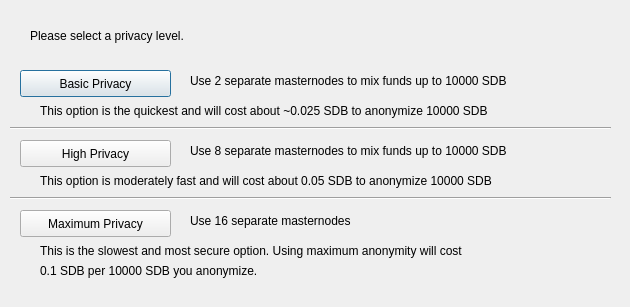
<?xml version="1.0" encoding="UTF-8"?>
<ui version="4.0">
 <class>ObfuscationConfig</class>
 <widget class="QDialog" name="ObfuscationConfig">
  <property name="geometry">
   <rect>
    <x>0</x>
    <y>0</y>
    <width>630</width>
    <height>307</height>
   </rect>
  </property>
  <property name="windowTitle">
   <string>Configure Obfuscation</string>
  </property>
  <widget class="QPushButton" name="buttonBasic">
   <property name="geometry">
    <rect>
     <x>20</x>
     <y>70</y>
     <width>151</width>
     <height>27</height>
    </rect>
   </property>
   <property name="text">
    <string>Basic Privacy</string>
   </property>
  </widget>
  <widget class="QPushButton" name="buttonHigh">
   <property name="geometry">
    <rect>
     <x>20</x>
     <y>140</y>
     <width>151</width>
     <height>27</height>
    </rect>
   </property>
   <property name="text">
    <string>High Privacy</string>
   </property>
  </widget>
  <widget class="QPushButton" name="buttonMax">
   <property name="geometry">
    <rect>
     <x>20</x>
     <y>210</y>
     <width>151</width>
     <height>27</height>
    </rect>
   </property>
   <property name="text">
    <string>Maximum Privacy</string>
   </property>
  </widget>
  <widget class="QLabel" name="label">
   <property name="geometry">
    <rect>
     <x>30</x>
     <y>20</y>
     <width>571</width>
     <height>31</height>
    </rect>
   </property>
   <property name="text">
    <string>Please select a privacy level.</string>
   </property>
  </widget>
  <widget class="QLabel" name="label_2">
   <property name="geometry">
    <rect>
     <x>190</x>
     <y>70</y>
     <width>421</width>
     <height>21</height>
    </rect>
   </property>
   <property name="text">
    <string>Use 2 separate masternodes to mix funds up to 10000 SDB</string>
   </property>
  </widget>
  <widget class="QLabel" name="label_3">
   <property name="geometry">
    <rect>
     <x>190</x>
     <y>140</y>
     <width>411</width>
     <height>21</height>
    </rect>
   </property>
   <property name="text">
    <string>Use 8 separate masternodes to mix funds up to 10000 SDB</string>
   </property>
  </widget>
  <widget class="QLabel" name="label_4">
   <property name="geometry">
    <rect>
     <x>190</x>
     <y>210</y>
     <width>421</width>
     <height>21</height>
    </rect>
   </property>
   <property name="text">
    <string>Use 16 separate masternodes</string>
   </property>
  </widget>
  <widget class="QLabel" name="label_6">
   <property name="geometry">
    <rect>
     <x>40</x>
     <y>100</y>
     <width>561</width>
     <height>21</height>
    </rect>
   </property>
   <property name="text">
    <string>This option is the quickest and will cost about ~0.025 SDB to anonymize 10000 SDB</string>
   </property>
  </widget>
  <widget class="QLabel" name="label_7">
   <property name="geometry">
    <rect>
     <x>40</x>
     <y>170</y>
     <width>561</width>
     <height>21</height>
    </rect>
   </property>
   <property name="text">
    <string>This option is moderately fast and will cost about 0.05 SDB to anonymize 10000 SDB</string>
   </property>
  </widget>
  <widget class="QLabel" name="label_8">
   <property name="geometry">
    <rect>
     <x>40</x>
     <y>240</y>
     <width>561</width>
     <height>21</height>
    </rect>
   </property>
   <property name="text">
    <string>This is the slowest and most secure option. Using maximum anonymity will cost</string>
   </property>
  </widget>
  <widget class="QLabel" name="label_9">
   <property name="geometry">
    <rect>
     <x>40</x>
     <y>260</y>
     <width>561</width>
     <height>21</height>
    </rect>
   </property>
   <property name="text">
    <string>0.1 SDB per 10000 SDB you anonymize.</string>
   </property>
  </widget>
  <widget class="Line" name="line">
   <property name="geometry">
    <rect>
     <x>10</x>
     <y>120</y>
     <width>601</width>
     <height>16</height>
    </rect>
   </property>
   <property name="orientation">
    <enum>Qt::Horizontal</enum>
   </property>
  </widget>
  <widget class="Line" name="line_2">
   <property name="geometry">
    <rect>
     <x>10</x>
     <y>190</y>
     <width>601</width>
     <height>16</height>
    </rect>
   </property>
   <property name="orientation">
    <enum>Qt::Horizontal</enum>
   </property>
  </widget>
 </widget>
 <resources/>
 <connections/>
</ui>
